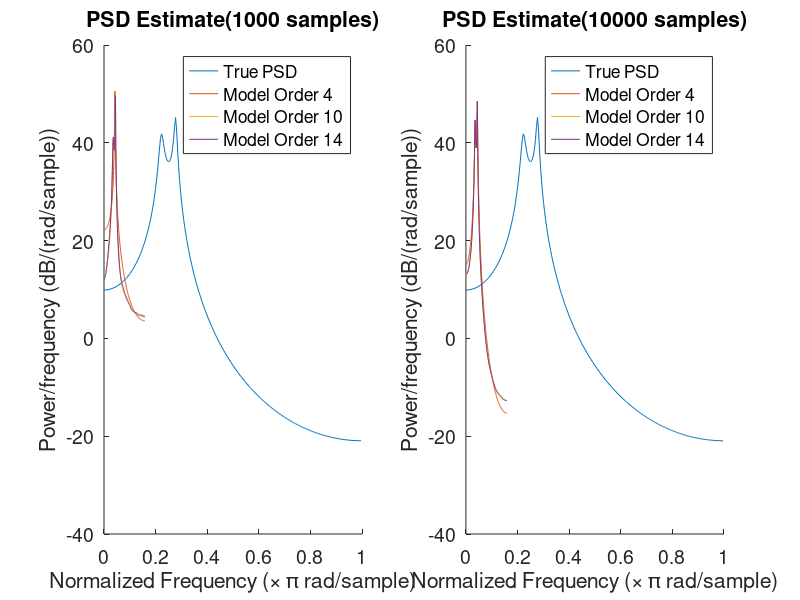

Source code (MATLAB):
%% --- 1. CLASSICAL AND MODERN SPECTRUM ESTIMATION --- %%

%% 1.4 Spectrum of Autoregressive Processes %%

% (a) While using the unbiased ACF estimate when finding the AR parameters,
% this estimate can be highly erratic for larger lags close to N, where
% fewer samples are available to estiamte to estimate the PSD. ACF may not
% bepositive definite, resulting in negative PSD values.
clc; clear variables; close all;

% Add data folder to path
addpath('../data');

A = [1, -2.76, 3.81, -2.65, 0.92];
x = filter(1, A, randn(1000, 1));
x = x(500:1000); leg = {'True PSD'};
[H, f] = freqz(1, A, []); P = abs(H).^2;
figure(1); hold on;
plot(f/pi, 10*log10(abs(P)));
for i = [4, 10, 14]
    [pxx, w] = pyulear(x, i); % power spectrum estimate given AR model
    plot(w/pi, 10*log10(pxx));
    leg{end+1} = sprintf('Model Order %d', i);
end
set(gca,'fontsize', 14);
xlabel('Normalized Frequency (\times \pi rad/sample)'); 
ylabel('Power/frequency (dB/(rad/sample))'); title('PSD Estimate of AR(4) Process');
legend(leg); hold off;

%% Part c
close all;
clear all;
clc;

% Add data folder to path
addpath('../data');

n_samples = [1000, 10000]; titles = {'(1000 samples)', '(10000 samples)'};
figure(1); 
for j = 1:2
    A = [1, -2.76, 3.81, -2.65, 0.92];
    x = filter(1, A, randn(n_samples(j), 1));
    x = x(500:end); leg = {'True PSD'};
    [H, f] = freqz(1, A, 256); P = abs(H).^2;
    subplot(1, 2, j); hold on;
    plot(f/pi, 10*log10(abs(P)));
    for i = [4, 10, 14]
        [pxx, w] = pyulear(x, i, 256); % power spectrum estimate given AR model
        plot(w/pi, 10*log10(pxx));
        leg{end+1} = sprintf('Model Order %d', i);
    end
    set(gca,'fontsize', 14);
    xlabel('Normalized Frequency (\times \pi rad/sample)'); 
    ylabel('Power/frequency (dB/(rad/sample))'); 
    title(strcat('PSD Estimate ',titles(j)));
    legend(leg); hold off;
end

